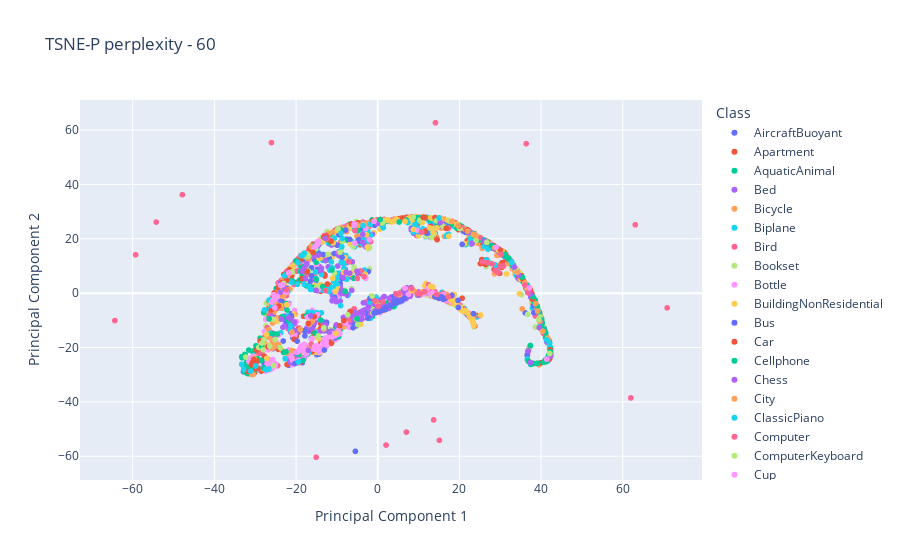

Notebook code for this chart:
### Code cell
X_embedded = TSNE(n_components=2, learning_rate='auto',init='random', perplexity=60).fit_transform(X)
tsne_df = pd.DataFrame(data=X_embedded, columns=['PCA1', 'PCA2'])
tsne_df['Class'] = Y['class']  # Add the class labels
tsne_df['Name']=Y["mesh_name"]

plot_data2(tsne_df,"PCA1","PCA2",subset=None,title="TSNE-P perplexity - 60",html_filename="plot_tsne_perplexity_60_complete.html")
